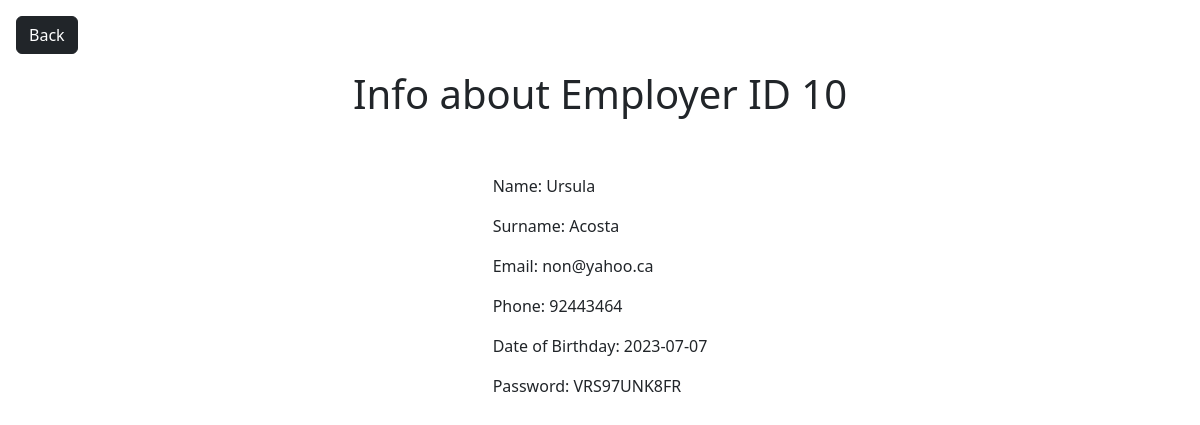
The page /Action/userId.php?id=10 (signed in) on the database its author committed.
### tables this page shows
CREATE TABLE `employees` (
  `id` mediumint(8) unsigned NOT NULL auto_increment,
  `name` varchar(50) default NULL,
  `surname` varchar(50) default NULL,
  `phone` int(50) default NULL,
  `email` varchar(50) UNIQUE,
  `date` varchar(50),
  `password` varchar(50),
  `director_id` int default NULL,
  PRIMARY KEY (`id`)
) AUTO_INCREMENT=1;

### Action/function.php (called while the page is built, shortened)
              <?php
    function get_user_id(object $conn, string $table_name, int $id) {
        if(!isset($id)) {
            echo 'false';
            return false;
        } else {
            $sql = "SELECT * FROM `$table_name` WHERE id = $id LIMIT 1";
                $result = mysqli_query($conn, $sql);
                $row = mysqli_fetch_assoc($result);
                return $row;
        }
    }
?>

### Action/userId.php (the view, shortened to what this page needs)
<!DOCTYPE html>
<html lang="en">
<head>
    <link href="https://cdn.jsdelivr.net/npm/bootstrap@5.3.2/dist/css/bootstrap.min.css" rel="stylesheet">
</head>
<body>
    <?
        require_once "../Action/function.php";
        $id = $_GET['id'];
         $row = get_user_id($conn, 'employees', $id);
    ?>
    <a class="back btn btn-dark m-3" href="../Pages/directors.php">Back</a>
    <div class="container d-flex justify-content-center align-items-center flex-column gap-5">
        <h1 class="text-center">Info about Employer ID <? echo $row['id'] ?></h1>
        <div>
            <p>Name: <? echo  $row['name']?></p>
            <p>Surname: <? echo  $row['surname']?></p>
            <p>Email: <? echo  $row['email']?></p>
            <p>Phone: <? echo  $row['phone']?></p>
            <p>Date of Birthday: <? echo  $row['date']?></p>
            <p>Password: <? echo  $row['password']?></p>
        </div>
    </div>
</body>
</html>

### rows shown on the page
employees: id "10", name "Ursula", surname "Acosta", email "non@yahoo.ca", phone "92443464", date "2023-07-07", password "VRS97UNK8FR"
